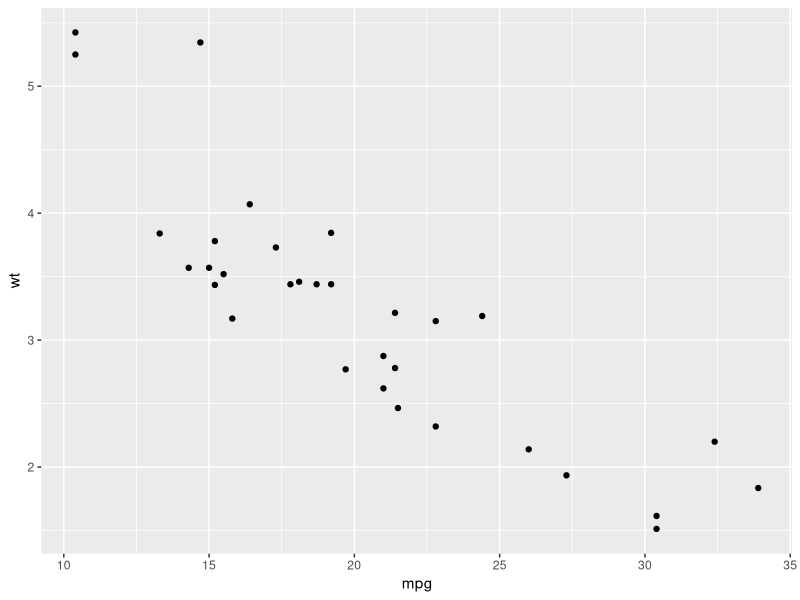
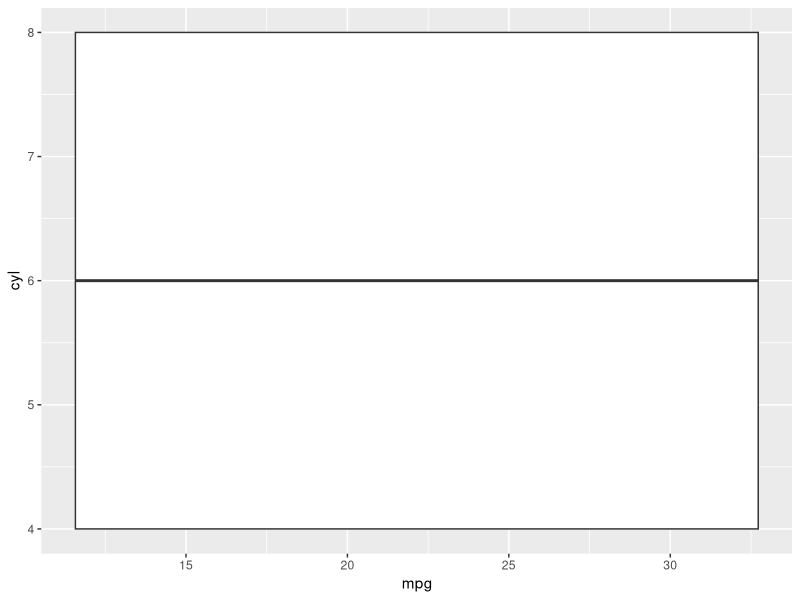

Reproduce these figures in R, in order.
## ---- chunk 1
knitr::opts_chunk$set(
  include = TRUE,
  warning = FALSE,
  message = FALSE,
  comment = ""
)
library(tidyverse)
## ---- chunk 2
name_of_function <- function(ingredient_1) {
  # Body of your function
  # Where your R code goes
  # "Recipe goes here"
}
## ---- chunk 3
Pumpkin_pie <- function(pumpkin, p_crust) {
# 1. Preheat the oven to 350F
# 2. Whisk together pumpkin, egg
# 3. Pour mixture into crust
# Makes a pi - automatically `returns`
# its result
}
## ---- chunk 4
# Fill in the template
# Variables in your arguments can be referenced in your body
tri_area <- function(height, base) {
  height * base / 2 
}
# Running it will give you a new function in your environment

tri_area(1, 5)
## ---- chunk 5
vol_rect <- function(w, d, h) {
  w * d * h
}

vol_rect(3, 4, 5)
## ---- chunk 6
debug <- function(height, base){
  1 + 2
  height * base / 2
}
debug(1,2)

debug2 <- function(height, base) {
  print(1 + 2)
  height * base / 2
}
debug2(1,2)
## ---- chunk 7
data("mtcars")
mtcars
## ---- chunk 8
multi_graph_2 <- function(cx, cy) {
  ggplot(mtcars, aes(x = {{cx}}, y = {{cy}})) +
    geom_point()
}
multi_graph_2(mpg, wt)
## ---- chunk 9
custom_gg <- function(column1, column2, name) {
  ggplot(mtcars,  aes({{column1}}, {{column2}})) +
    geom_boxplot()
  ggsave(name)
}

custom_gg(mpg, cyl, "new_plot.jpg")
